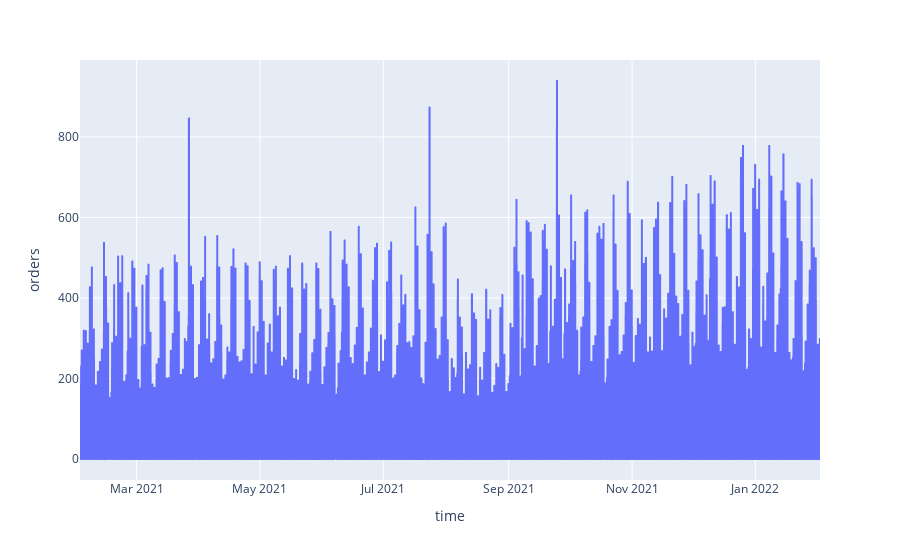

Here is the notebook cell this chart was saved with:
### Markdown cell above
## Modelling

Try different models. Validate each model in a way that would imitate the real problem (every sunday you forecast all of next week). Watch out for data leakage. Evaluate each model on MSE and SMAPE. Which one performs better?

### Code cell
import pandas as pd
from matplotlib import pyplot as plt
import plotly.express as px

fig, ax = plt.subplots(figsize=(15, 5))
px.line(df, x='time', y='orders')

### Figure 1 — Plotly figure (JSON) as saved in the notebook; plotly's stock layout.template omitted (floating-point values rounded to 4 significant figures; data arrays with more than 128 entries replaced by an {"elided": "..."} marker saying what was removed)
{"data": [{"hovertemplate": "time=%{x}<br>orders=%{y}<extra></extra>", "legendgroup": "", "line": {"color": "#636efa", "dash": "solid"}, "marker": {"symbol": "circle"}, "mode": "lines", "name": "", "showlegend": false, "type": "scattergl", "x": {"elided": "8766 str values"}, "xaxis": "x", "y": {"elided": "8766 float values"}, "yaxis": "y"}], "layout": {"legend": {"tracegroupgap": 0}, "margin": {"t": 60}, "xaxis": {"anchor": "y", "domain": [0, 1], "title": {"text": "time"}}, "yaxis": {"anchor": "x", "domain": [0, 1], "title": {"text": "orders"}}}}
